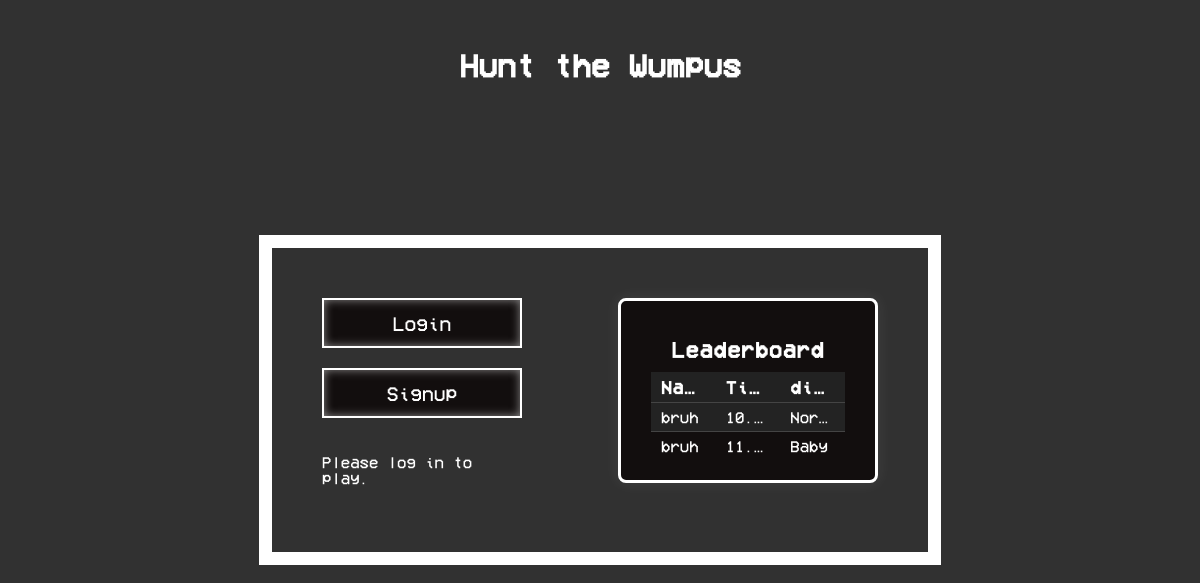
Before: / with the older database file.
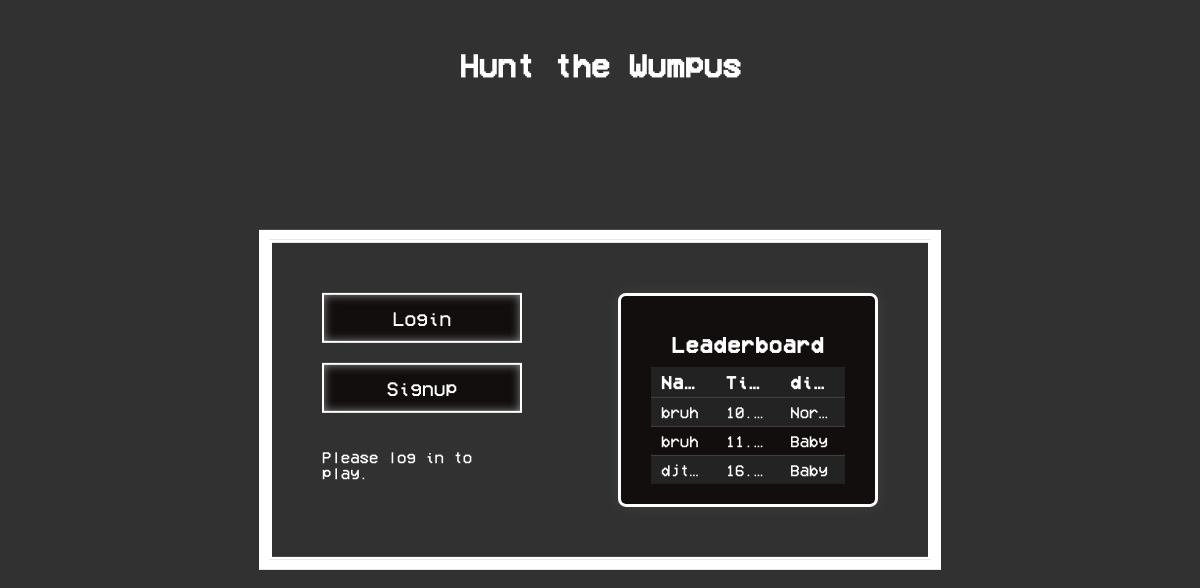
After: the same page with the newer database file.
### tables this page shows
CREATE TABLE `leaderboard` (`id` INTEGER PRIMARY KEY AUTOINCREMENT, `username` TEXT NOT NULL, `time` REAL NOT NULL, `difficulty` TEXT NOT NULL);

### main.py (the view)
@app.route('/')
def index():
    conn = sqlite3.connect('HTW-2D/database/database.db')
    conn.row_factory = sqlite3.Row
    cursor = conn.cursor()
    cursor.execute("SELECT username, time, difficulty FROM leaderboard ORDER BY time ASC")
    rows = cursor.fetchall()
    conn.close()
    return render_template('Gamemenu.html', leaderboard=rows)

### templates/Gamemenu.html (shortened to what this page needs)
{% extends "Index.html" %}
{% block content %}
    {% set difficulty_labels = {'easy': 'Baby', 'medium': 'average', 'hard': 'Overkill'} %}
    <div id="gameMenu">
        <div id="menuButtons">
            {% if session.get('username') %}
                <a href="#"><button id="startGameButton">Start game</button></a>
                <select name="difficulty" id="difficultySelector">
                    <option value="easy">Baby</option>
                    <option value="medium">Amature</option>
                    <option value="hard">Overkill</option>
                </select>
            {% else %}
                <button onclick="loadPage('{{ url_for('login') }}')">Login</button>
                <button onclick="loadPage('{{ url_for('signup') }}')">Signup</button>
            {% endif %}
            {% if session.get('username') %}
                <a href="{{ url_for('logout') }}"><button id="logoutButton">Logout</button></a>
                    <p>Welcome, {{ session['username'] }}!</p>
                {% else %}
                <p>Please log in to play.</p>
            {% endif %}
        </div>
        <div id="leaderBoard">
            <h2>Leaderboard</h2>
            <table>
                <tr><th>Name</th><th>Time (s)</th><th>difficulty</th></tr>
                {% for entry in leaderboard %}
                    <tr>
                        <td>{{ entry.username }}</td>
                        <td>{{ entry.time }}</td>
                        <td>{{ difficulty_labels.get(entry.difficulty, entry.difficulty) }}</td>
                    </tr>
                {% endfor %}
            </table>
        </div>
    </div>
{% endblock %}

### templates/Index.html (shortened to what this page needs)
<!DOCTYPE html>
<html id="htmlElement">
<head>
    <link rel="stylesheet" href="{{ url_for('static', filename='index.css') }}"/>
    <link rel="stylesheet" href="{{ url_for('static', filename='alerts.css') }}"/>
</head>
<body>
    <h1 id="pageTitle" onclick="loadPage('{{ url_for('index') }}')">Hunt the Wumpus</h1>
    <div id="contentArea">{% block content %}{% endblock %}</div>
</body>
</html>

### static/index.css (style rules this page uses)
html { background-color: rgb(49, 49, 49); }
body { color: white; font-family: 'VCR OSD Mono', monospace; }
#pageTitle { text-align: center; margin-top: 50px; margin-bottom: 100px; animation-name: title; animation-duration: 3s; animation-iteration-count: infinite; height: 30px; }
#gameMenu { top: 50%; left: 50%; transform: translate(-50%, -50%); position: absolute; display: flex; align-items: flex-start; gap: 8vw; padding: 50px; border-style: solid; outline: 10px solid white; }
#gameMenu button { font-family: 'VCR OSD Mono', monospace; background-color: rgb(18, 14, 14); color: white; border-style: solid; border-color: white; box-shadow:inset 0 0 10px rgba(255, 255, 255, 0.5); padding: 10px 20px; font-size: 20px; cursor: pointer; transition: background-color 0.3s, box-shadow 0.3s; width: 200px; height: 50px; }
#leaderBoard { width: 200px; padding: 10px; background-color: rgb(18, 14, 14); justify-content: center; align-items: center; border-style: solid; }
#menuButtons { display: flex; flex-direction: column; gap: 20px; }
#leaderBoard table { width: 100%; border-collapse: collapse; margin-top: 10px; font-size: 16px; }
#leaderBoard th, #leaderBoard td { padding: 6px 10px; text-align: left; border-bottom: 1px solid #444; }
#leaderBoard th { font-weight: bold; font-size: 18px; color: #fff; background: #222; letter-spacing: 1px; }
#leaderBoard tr:last-child td { border-bottom: none; }
#leaderBoard tr:nth-child(even) td { background-color: #232323; }
#leaderBoard { border-radius: 8px; box-shadow: 0 0 16px rgba(255,255,255,0.08); padding: 20px 30px; min-width: 260px; }
#leaderBoard h2, #leaderBoard .leaderboard-title { margin-bottom: 12px; font-size: 22px; font-weight: bold; letter-spacing: 1px; color: #fff; text-align: center; }
#leaderBoard { overflow: hidden; box-sizing: border-box; }
#leaderBoard table { table-layout: fixed; word-break: break-all; }
#leaderBoard th, #leaderBoard td { overflow: hidden; text-overflow: ellipsis; white-space: nowrap; }

Changed rows visible on the page:
added leaderboard: username "djt…", time "16.…", get "Baby"
